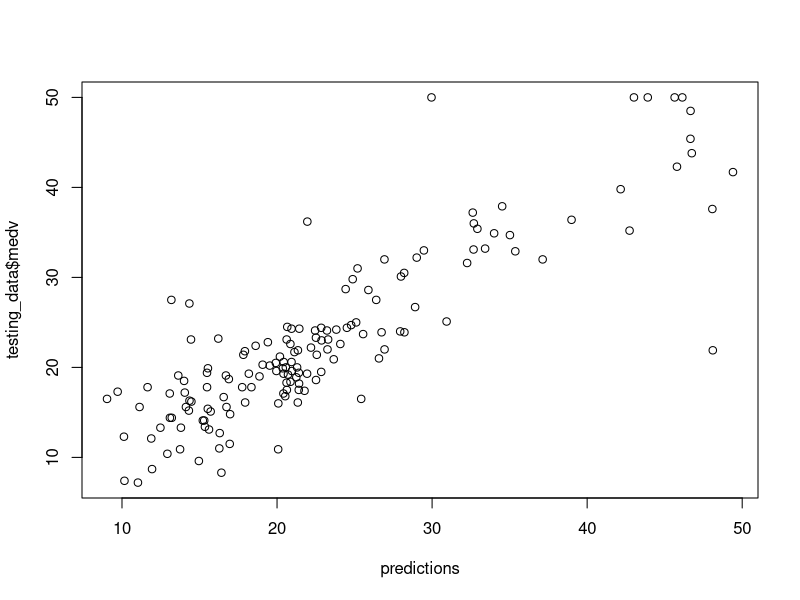

R code for this plot:
# Load the "MASS" package
library(MASS)

# Load the Boston data set
data(Boston)

# View the first few rows of the data
head(Boston)

# Select the response variable and predictor variables
response_variable <- "medv"
predictor_variables <- c("rm", "lstat")

# Create a new data frame with only the selected variables
data_subset <- Boston[, c(response_variable, predictor_variables)]

# Remove any rows with missing data
data_subset <- na.omit(data_subset)
# Set the seed for reproducibility
set.seed(123)

# Split the data into a training set and a testing set
training_indices <- sample(nrow(data_subset), nrow(data_subset) * 0.7)
training_data <- data_subset[training_indices, ]
testing_data <- data_subset[-training_indices, ]

# Load the "randomForest" package
library(randomForest)
library(caret)

# Build the random forest regression model
model <- randomForest(
  formula = medv ~ .,
  data = training_data,
  ntree = 500,
  mtry = 2,
  importance = TRUE
)

# train model
fitControl <- trainControl(
  ## 10-fold CV
  method = "repeatedcv",
  number = 10,
  ## repeated ten times
  repeats = 3)

#create tunegrid
tunegrid <- expand.grid(.mtry = seq(2,6,1))


model <- caret::train(
  medv ~ .,#crim+ zn +indus+ chas   +nox   + rm  +age + +  dis+ rad +tax +ptratio + black+ lsta,
  method= "rf",
  data = training_data,
  trControl=fitControl, 
  tuneGrid = tunegrid,
  #ntree = 500,
  #mtry = 2,
  importance = TRUE
)

# Make predictions on the testing data
predictions <- predict(model, newdata = testing_data)

# Calculate the RMSE and R-squared
library(Metrics)
rmse <- rmse(predictions, testing_data$medv)
r_squared <- cor(predictions, testing_data$medv)

plot(predictions, testing_data$medv)

# Print the results
cat("RMSE:", round(rmse, 2), "\n")
cat("R-squared:", round(r_squared, 2), "\n")
